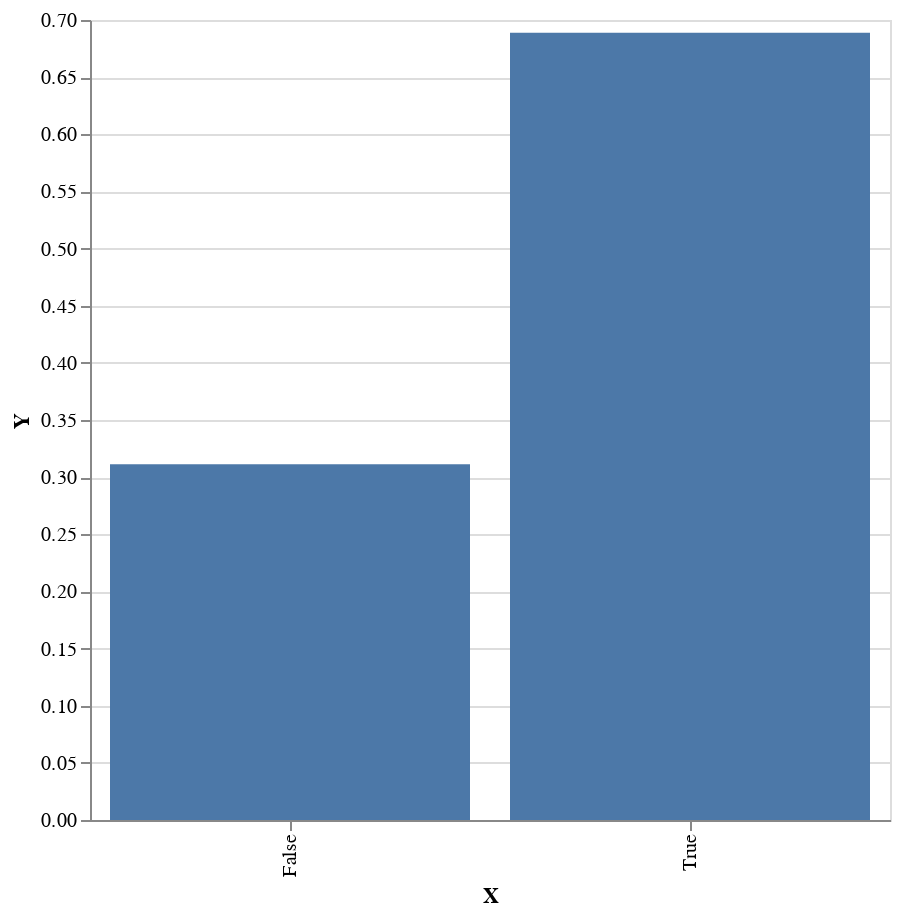

Here is the notebook cell this chart was saved with:
### Code cell
sampler $ plot . fmap (first (T.pack . show) . second (ln . exp)) . toEmpiricalWeighted <$> replicateM 100000 
    (weighted $ posterior model [0.1, 0.1])

### Figure 1 — Vega-Lite specification as saved in the notebook (floating-point values rounded to 4 significant figures)
{"$schema": "https://vega.github.io/schema/vega-lite/v4.json", "data": {"values": [{"X": "True", "Y": 0.6888}, {"X": "False", "Y": 0.3112}]}, "encoding": {"x": {"field": "X", "type": "nominal"}, "y": {"field": "Y", "type": "quantitative"}}, "height": 400, "mark": "bar", "width": 400}
